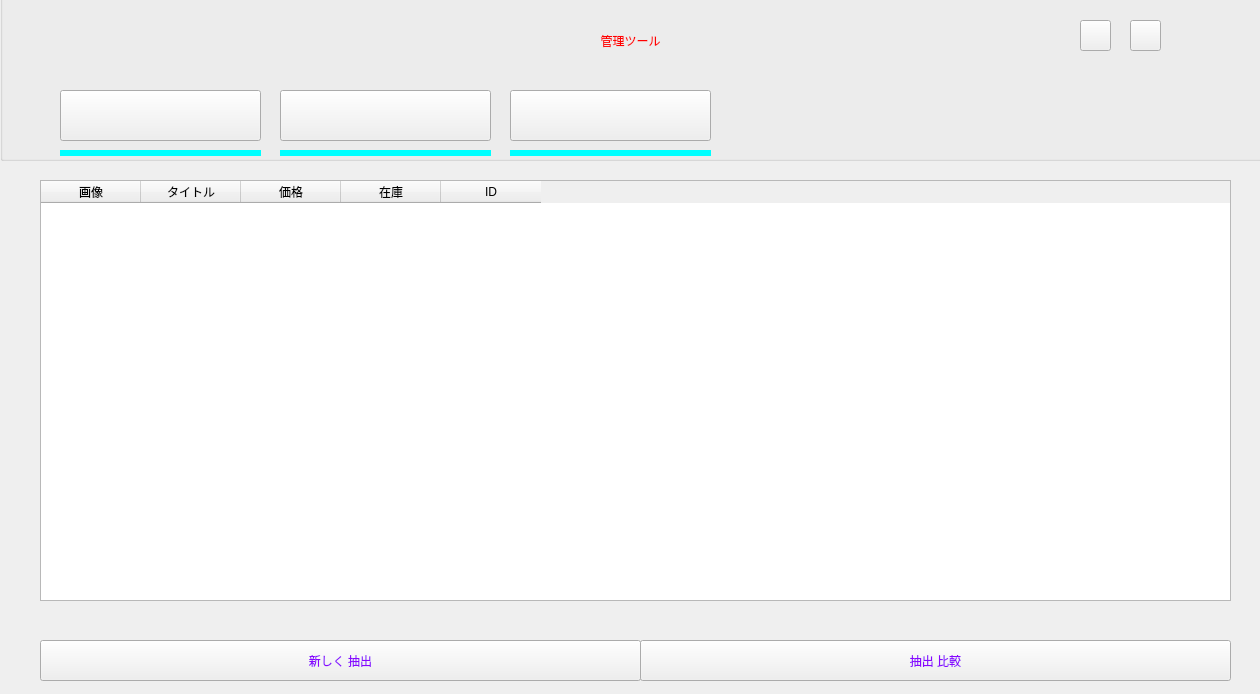
<?xml version="1.0" encoding="UTF-8"?>
<ui version="4.0">
 <class>Widget</class>
 <widget class="QWidget" name="Widget">
  <property name="geometry">
   <rect>
    <x>0</x>
    <y>0</y>
    <width>1260</width>
    <height>694</height>
   </rect>
  </property>
  <property name="baseSize">
   <size>
    <width>100</width>
    <height>10</height>
   </size>
  </property>
  <property name="windowTitle">
   <string>Widget</string>
  </property>
  <widget class="QWidget" name="wid_amazon" native="true">
   <property name="geometry">
    <rect>
     <x>30</x>
     <y>160</y>
     <width>1211</width>
     <height>441</height>
    </rect>
   </property>
   <widget class="QTableWidget" name="tableWidget_amazon">
    <property name="geometry">
     <rect>
      <x>10</x>
      <y>20</y>
      <width>1191</width>
      <height>421</height>
     </rect>
    </property>
    <column>
     <property name="text">
      <string>画像</string>
     </property>
    </column>
    <column>
     <property name="text">
      <string>タイトル</string>
     </property>
    </column>
    <column>
     <property name="text">
      <string>価格</string>
     </property>
    </column>
    <column>
     <property name="text">
      <string>在庫</string>
     </property>
    </column>
    <column>
     <property name="text">
      <string>ID</string>
     </property>
    </column>
   </widget>
  </widget>
  <widget class="QStackedWidget" name="stackedWidget">
   <property name="geometry">
    <rect>
     <x>40</x>
     <y>620</y>
     <width>1191</width>
     <height>80</height>
    </rect>
   </property>
   <property name="currentIndex">
    <number>0</number>
   </property>
   <widget class="QWidget" name="page_amazon">
    <widget class="QPushButton" name="btn_get">
     <property name="geometry">
      <rect>
       <x>0</x>
       <y>20</y>
       <width>601</width>
       <height>41</height>
      </rect>
     </property>
     <property name="styleSheet">
      <string notr="true">QPushButton{

font: 20pt &quot;Algerian&quot;;
color: rgb(138, 5, 255);
}

QPushButton:hover{
	color: red;
}

QPushButton:pressed{
	color:yellow;
}</string>
     </property>
     <property name="text">
      <string>新しく 抽出</string>
     </property>
    </widget>
    <widget class="QPushButton" name="btn_compare">
     <property name="geometry">
      <rect>
       <x>600</x>
       <y>20</y>
       <width>591</width>
       <height>41</height>
      </rect>
     </property>
     <property name="styleSheet">
      <string notr="true">QPushButton{

font: 20pt &quot;Algerian&quot;;
color: rgb(138, 5, 255);
}

QPushButton:hover{
	color: red;
}

QPushButton:pressed{
	color:yellow;
}</string>
     </property>
     <property name="text">
      <string>抽出 比較</string>
     </property>
    </widget>
   </widget>
   <widget class="QWidget" name="page_qoo">
    <widget class="QLineEdit" name="lineEdit_rate">
     <property name="geometry">
      <rect>
       <x>0</x>
       <y>20</y>
       <width>141</width>
       <height>41</height>
      </rect>
     </property>
     <property name="styleSheet">
      <string notr="true">font: 12pt &quot;MS Shell Dlg 2&quot;;</string>
     </property>
    </widget>
    <widget class="QPushButton" name="btn_rate">
     <property name="geometry">
      <rect>
       <x>160</x>
       <y>20</y>
       <width>91</width>
       <height>41</height>
      </rect>
     </property>
     <property name="styleSheet">
      <string notr="true">QPushButton{

font: 20pt &quot;Algerian&quot;;
color: rgb(0,0,117);
}

QPushButton:hover{
	color: red;
}

QPushButton:pressed{
	color:yellow;
}</string>
     </property>
     <property name="text">
      <string>設定</string>
     </property>
    </widget>
    <widget class="QPushButton" name="btn_new">
     <property name="geometry">
      <rect>
       <x>270</x>
       <y>20</y>
       <width>221</width>
       <height>41</height>
      </rect>
     </property>
     <property name="styleSheet">
      <string notr="true">QPushButton{

font: 20pt &quot;Algerian&quot;;
color: rgb(138, 5, 255);
}

QPushButton:hover{
	color: red;
}

QPushButton:pressed{
	color:yellow;
}</string>
     </property>
     <property name="text">
      <string>新規</string>
     </property>
    </widget>
    <widget class="QPushButton" name="btn_update">
     <property name="geometry">
      <rect>
       <x>490</x>
       <y>20</y>
       <width>231</width>
       <height>41</height>
      </rect>
     </property>
     <property name="styleSheet">
      <string notr="true">QPushButton{

font: 20pt &quot;Algerian&quot;;
color: rgb(138, 5, 255);
}

QPushButton:hover{
	color: red;
}

QPushButton:pressed{
	color:yellow;
}</string>
     </property>
     <property name="text">
      <string>更新</string>
     </property>
    </widget>
    <widget class="QPushButton" name="btn_remove">
     <property name="geometry">
      <rect>
       <x>720</x>
       <y>20</y>
       <width>231</width>
       <height>41</height>
      </rect>
     </property>
     <property name="styleSheet">
      <string notr="true">QPushButton{

font: 20pt &quot;Algerian&quot;;
color: rgb(138, 5, 255);
}

QPushButton:hover{
	color: red;
}

QPushButton:pressed{
	color:yellow;
}</string>
     </property>
     <property name="text">
      <string>消去</string>
     </property>
    </widget>
    <widget class="QPushButton" name="btn_start">
     <property name="geometry">
      <rect>
       <x>950</x>
       <y>20</y>
       <width>241</width>
       <height>41</height>
      </rect>
     </property>
     <property name="styleSheet">
      <string notr="true">QPushButton{

font: 20pt &quot;Algerian&quot;;
color: rgb(138, 5, 255);
}

QPushButton:hover{
	color: red;
}

QPushButton:pressed{
	color:yellow;
}</string>
     </property>
     <property name="text">
      <string>スタート</string>
     </property>
    </widget>
   </widget>
   <widget class="QWidget" name="page_rakuten"/>
  </widget>
  <widget class="QGroupBox" name="groupBox">
   <property name="geometry">
    <rect>
     <x>0</x>
     <y>-70</y>
     <width>1281</width>
     <height>231</height>
    </rect>
   </property>
   <property name="styleSheet">
    <string notr="true"/>
   </property>
   <property name="title">
    <string/>
   </property>
   <widget class="QPushButton" name="btn_raku">
    <property name="geometry">
     <rect>
      <x>510</x>
      <y>160</y>
      <width>201</width>
      <height>51</height>
     </rect>
    </property>
    <property name="autoFillBackground">
     <bool>false</bool>
    </property>
    <property name="styleSheet">
     <string notr="true">QPushButton{
	border-image: url(:/new/prefix1/img/rakuten.png);
}

QPushButton:hover{
	color: red;
}

QPushButton:pressed{
	color:yellow;
}</string>
    </property>
    <property name="text">
     <string/>
    </property>
   </widget>
   <widget class="QLabel" name="label">
    <property name="geometry">
     <rect>
      <x>470</x>
      <y>80</y>
      <width>321</width>
      <height>61</height>
     </rect>
    </property>
    <property name="styleSheet">
     <string notr="true">color:rgb(255, 0, 0);
font: 36pt &quot;MS Shell Dlg 2&quot;;</string>
    </property>
    <property name="text">
     <string>管理ツール</string>
    </property>
    <property name="alignment">
     <set>Qt::AlignCenter</set>
    </property>
   </widget>
   <widget class="QLabel" name="label_raku">
    <property name="geometry">
     <rect>
      <x>510</x>
      <y>220</y>
      <width>201</width>
      <height>6</height>
     </rect>
    </property>
    <property name="baseSize">
     <size>
      <width>0</width>
      <height>0</height>
     </size>
    </property>
    <property name="styleSheet">
     <string notr="true">background-color: rgb(0, 255, 255);</string>
    </property>
    <property name="text">
     <string/>
    </property>
   </widget>
   <widget class="QPushButton" name="btn_amazon">
    <property name="geometry">
     <rect>
      <x>60</x>
      <y>160</y>
      <width>201</width>
      <height>51</height>
     </rect>
    </property>
    <property name="styleSheet">
     <string notr="true">QPushButton{

	border-image: url(:/new/prefix1/img/amazon.png);
}

QPushButton:hover{
	color: red;
}

QPushButton:pressed{
	color:yellow;
}</string>
    </property>
    <property name="text">
     <string/>
    </property>
   </widget>
   <widget class="QLabel" name="label_qoo">
    <property name="geometry">
     <rect>
      <x>280</x>
      <y>220</y>
      <width>211</width>
      <height>6</height>
     </rect>
    </property>
    <property name="baseSize">
     <size>
      <width>0</width>
      <height>0</height>
     </size>
    </property>
    <property name="styleSheet">
     <string notr="true">background-color: rgb(0, 255, 255);</string>
    </property>
    <property name="text">
     <string/>
    </property>
   </widget>
   <widget class="QPushButton" name="btn_qoo">
    <property name="geometry">
     <rect>
      <x>280</x>
      <y>160</y>
      <width>211</width>
      <height>51</height>
     </rect>
    </property>
    <property name="styleSheet">
     <string notr="true">QPushButton{
	border-image: url(:/new/prefix1/img/qoo.png);
}

QPushButton:hover{
	color: red;
}

QPushButton:pressed{
	color:yellow;
}</string>
    </property>
    <property name="text">
     <string/>
    </property>
   </widget>
   <widget class="QLabel" name="label_amazon">
    <property name="geometry">
     <rect>
      <x>60</x>
      <y>220</y>
      <width>201</width>
      <height>6</height>
     </rect>
    </property>
    <property name="baseSize">
     <size>
      <width>0</width>
      <height>0</height>
     </size>
    </property>
    <property name="styleSheet">
     <string notr="true">background-color: rgb(0, 255, 255);</string>
    </property>
    <property name="text">
     <string/>
    </property>
   </widget>
   <widget class="QPushButton" name="btn_hide">
    <property name="geometry">
     <rect>
      <x>1080</x>
      <y>90</y>
      <width>31</width>
      <height>31</height>
     </rect>
    </property>
    <property name="styleSheet">
     <string notr="true">QPushButton{
	border-image: url(:/new/prefix1/img/hide.png);
}

QPushButton:hover{
	border-image: url(:/new/prefix1/img/hover_hide.png);
}

</string>
    </property>
    <property name="text">
     <string/>
    </property>
   </widget>
   <widget class="QPushButton" name="btn_close">
    <property name="geometry">
     <rect>
      <x>1130</x>
      <y>90</y>
      <width>31</width>
      <height>31</height>
     </rect>
    </property>
    <property name="styleSheet">
     <string notr="true">QPushButton{
	border-image: url(:/new/prefix1/img/close.png);
}

QPushButton:hover{
	border-image: url(:/new/prefix1/img/hover_close.png);
}

QPushButton:pressed{

}</string>
    </property>
    <property name="text">
     <string/>
    </property>
   </widget>
  </widget>
  <widget class="QWidget" name="wid_qoo" native="true">
   <property name="geometry">
    <rect>
     <x>30</x>
     <y>160</y>
     <width>1211</width>
     <height>441</height>
    </rect>
   </property>
   <widget class="QTableWidget" name="tableWidget_qoo">
    <property name="geometry">
     <rect>
      <x>10</x>
      <y>20</y>
      <width>1191</width>
      <height>421</height>
     </rect>
    </property>
    <column>
     <property name="text">
      <string>画像</string>
     </property>
    </column>
    <column>
     <property name="text">
      <string>タイトル</string>
     </property>
    </column>
    <column>
     <property name="text">
      <string>価格</string>
     </property>
    </column>
    <column>
     <property name="text">
      <string>在庫</string>
     </property>
    </column>
    <column>
     <property name="text">
      <string>ID</string>
     </property>
    </column>
   </widget>
  </widget>
  <widget class="QWidget" name="wid_raku" native="true">
   <property name="geometry">
    <rect>
     <x>30</x>
     <y>160</y>
     <width>1211</width>
     <height>441</height>
    </rect>
   </property>
   <widget class="QTableWidget" name="tableWidget_raku">
    <property name="geometry">
     <rect>
      <x>10</x>
      <y>20</y>
      <width>1191</width>
      <height>421</height>
     </rect>
    </property>
    <column>
     <property name="text">
      <string>画像</string>
     </property>
    </column>
    <column>
     <property name="text">
      <string>タイトル</string>
     </property>
    </column>
    <column>
     <property name="text">
      <string>価格</string>
     </property>
    </column>
    <column>
     <property name="text">
      <string>在庫</string>
     </property>
    </column>
    <column>
     <property name="text">
      <string>ID</string>
     </property>
    </column>
   </widget>
  </widget>
 </widget>
 <resources/>
 <connections/>
</ui>
